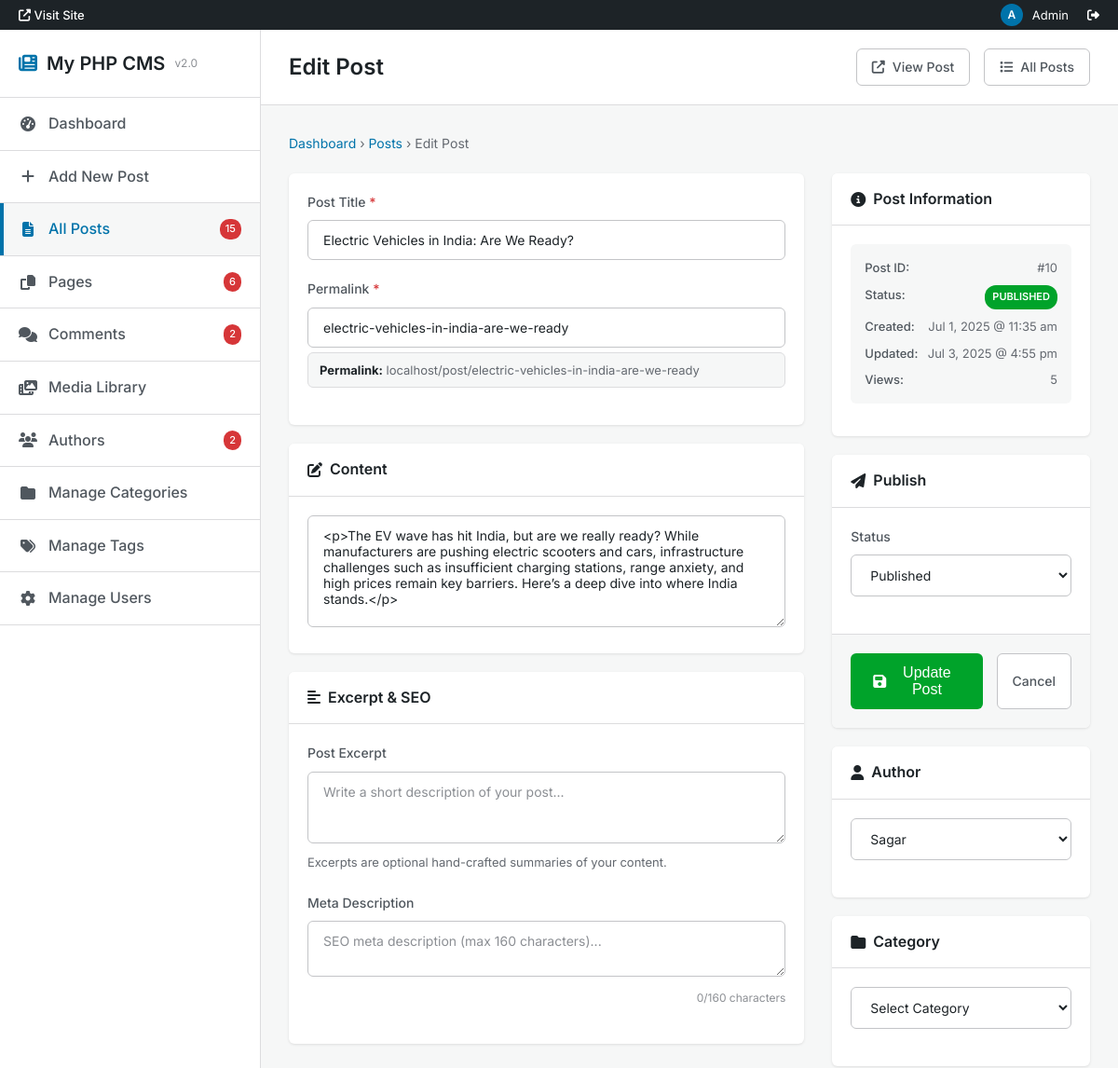
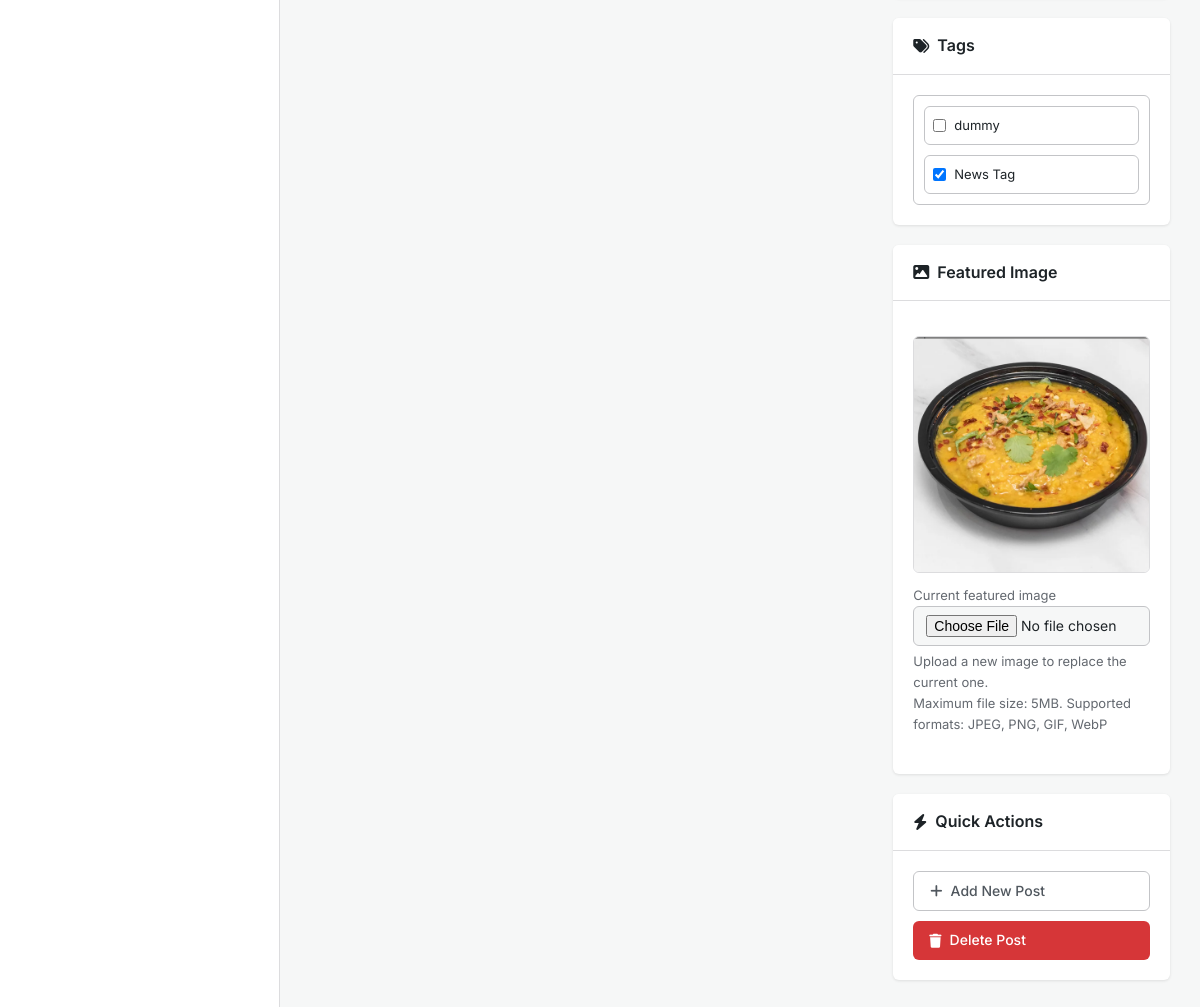
The page /admin/edit.php?id=10 (signed in) on the database its author committed (2 pictures, top to bottom).
### tables this page shows
CREATE TABLE `posts` (
  `id` int(11) NOT NULL,
  `title` varchar(255) NOT NULL,
  `slug` varchar(255) DEFAULT NULL,
  `category` varchar(100) DEFAULT NULL,
  `tags` text DEFAULT NULL,
  `image` varchar(255) DEFAULT NULL,
  `status` enum('published','draft') DEFAULT 'published',
  `content` text NOT NULL,
  `created_at` timestamp NOT NULL DEFAULT current_timestamp(),
  `author_id` int(11) DEFAULT NULL,
  `views` int(11) DEFAULT 0,
  `excerpt` text DEFAULT NULL,
  `meta_description` varchar(255) DEFAULT NULL,
  `updated_at` datetime DEFAULT current_timestamp() ON UPDATE current_timestamp(),
  `category_id` int(11) DEFAULT NULL,
  `view_date` date DEFAULT NULL
);

CREATE TABLE `authors` (
  `id` int(11) NOT NULL,
  `name` varchar(100) NOT NULL,
  `username` varchar(100) DEFAULT NULL,
  `email` varchar(150) DEFAULT NULL,
  `bio` text DEFAULT NULL,
  `photo` varchar(255) DEFAULT NULL,
  `created_at` timestamp NOT NULL DEFAULT current_timestamp(),
  `theme_preference` enum('light','dark') DEFAULT 'light',
  `password` varchar(255) DEFAULT NULL,
  `profile_picture` varchar(255) DEFAULT NULL,
  `last_login` datetime DEFAULT NULL,
  `role` varchar(20) DEFAULT 'author'
);

CREATE TABLE `tags` (
  `id` int(11) NOT NULL,
  `name` varchar(255) NOT NULL,
  `slug` varchar(255) DEFAULT NULL,
  `description` text DEFAULT NULL,
  `created_at` datetime DEFAULT current_timestamp()
);

### admin/edit.php (the view, shortened to what the rows shown need)
<?php
require 'config.php';
$id = isset($_GET['id']) ? (int)$_GET['id'] : 0;
$res = $conn->query("SELECT * FROM posts WHERE id=$id");
$post = $res->fetch_assoc();
$tagList = $conn->query("SELECT * FROM tags ORDER BY name ASC");
$authorList = $conn->query("SELECT * FROM authors ORDER BY name ASC");
$selectedTags = !empty($post['tags']) ? array_map('trim', explode(',', $post['tags'])) : [];
?>
<!DOCTYPE html>
<html lang="en">
<head>
    <link href="https://cdnjs.cloudflare.com/ajax/libs/font-awesome/6.4.0/css/all.min.css" rel="stylesheet">
</head>
<body>
    <div class="wp-admin">
        <nav class="wp-sidebar" id="wpSidebar">
            <div class="wp-sidebar-header">
                <h1>
                    <i class="fas fa-newspaper" style="color: var(--wp-blue);"></i>
                    My PHP CMS
                    <span class="version">v2.0</span>
                </h1>
            </div>
        </nav>
        <main class="wp-main">
            <header class="wp-header">
                <div style="display: flex; align-items: center; gap: 15px;">
                    <h1>Edit Post</h1>
                </div>
            </header>
            <div class="wp-content">
                <form id="editPostForm" method="POST" enctype="multipart/form-data">
                    <div class="wp-form-layout">
                        <div class="wp-form-main">
                            <div class="wp-form-container">
                                <div class="wp-form-content">
                                    <div class="wp-form-group">
                                        <label class="wp-form-label required">Post Title</label>
                                        <input type="text" name="title" class="wp-form-control" placeholder="Enter your post title..." required value="<?= htmlspecialchars($post['title']) ?>" oninput="updateSlugFromTitle()">
                                    </div>
                                    <div class="wp-form-group">
                                        <label class="wp-form-label required">Permalink</label>
                                        <input type="text" name="slug" class="wp-form-control" placeholder="post-slug" required value="<?= htmlspecialchars($post['slug']) ?>" id="slugInput">
                                        <div class="wp-slug-preview" id="slugPreview">
                                            <strong>Permalink:</strong> <span id="slugUrl"><?= $_SERVER['HTTP_HOST'] ?>/post/<?= htmlspecialchars($post['slug']) ?></span>
                                        </div>
                                    </div>
                                </div>
                            </div>
                            <div class="wp-form-container">
                                <div class="wp-form-content">
                                    <textarea id="editor" name="content" class="wp-form-control wp-form-textarea" required><?= htmlspecialchars($post['content']) ?></textarea>
                                </div>
                            </div>
                        </div>
                        <div class="wp-form-sidebar">
                            <div class="wp-form-container">
                                <div class="wp-form-content">
                                    <div class="wp-post-info">
                                        <div class="wp-post-info-item">
                                            <span class="wp-post-info-label">Post ID:</span>
                                            <span class="wp-post-info-value">#<?= $post['id'] ?></span>
                                        </div>
                                        <div class="wp-post-info-item">
                                            <span class="wp-post-info-label">Status:</span>
                                            <span class="wp-status-badge <?= $post['status'] ?>">
                                                <?= ucfirst($post['status']) ?>
                                            </span>
                                        </div>
                                        <div class="wp-post-info-item">
                                            <span class="wp-post-info-label">Created:</span>
                                            <span class="wp-post-info-value"><?= date('M j, Y @ g:i a', strtotime($post['created_at'])) ?></span>
                                        </div>
                                        <?php if ($post['updated_at']): ?>
                                        <div class="wp-post-info-item">
                                            <span class="wp-post-info-label">Updated:</span>
                                            <span class="wp-post-info-value"><?= date('M j, Y @ g:i a', strtotime($post['updated_at'])) ?></span>
                                        </div>
                                        <?php endif; ?>
                                        <div class="wp-post-info-item">
                                            <span class="wp-post-info-label">Views:</span>
                                            <span class="wp-post-info-value"><?= number_format($post['views']) ?></span>
                                        </div>
                                    </div>
                                </div>
                            </div>
                            <div class="wp-form-container">
                                <div class="wp-form-content">
                                    <div class="wp-form-group">
                                        <label class="wp-form-label">Status</label>
                                        <select name="status" class="wp-form-control" required>
                                            <option value="published" <?= $post['status'] === 'published' ? 'selected' : '' ?>>Published</option>
                                        </select>
                                    </div>
                                </div>
                            </div>
                            <div class="wp-form-container">
                                <div class="wp-form-content">
                                    <div class="wp-form-group">
                                        <select name="author_id" class="wp-form-control" required>
                                            <?php while($author = $authorList->fetch_assoc()): ?>
                                                <option value="<?= $author['id'] ?>" <?= $post['author_id'] == $author['id'] ? 'selected' : '' ?>>
                                                    <?= htmlspecialchars($author['name']) ?>
                                                </option>
                                            <?php endwhile; ?>
                                        </select>
                                    </div>
                                </div>
                            </div>
                            <div class="wp-form-container">
                                <div class="wp-form-content">
                                    <div class="wp-tag-grid">
                                        <?php while($tag = $tagList->fetch_assoc()): ?>
                                            <div class="wp-checkbox-item">
                                                <input type="checkbox" name="tags[]" value="<?= htmlspecialchars($tag['name']) ?>" id="tag_<?= $tag['id'] ?>" <?= in_array($tag['name'], $selectedTags) ? 'checked' : '' ?>>
                                                <label for="tag_<?= $tag['id'] ?>"><?= htmlspecialchars($tag['name']) ?></label>
                                            </div>
                                        <?php endwhile; ?>
                                    </div>
                                </div>
                            </div>
                            <div class="wp-form-container">
                                <div class="wp-form-content">
                                    <?php if (!empty($post['image'])): ?>
                                        <div class="wp-image-preview">
                                            <img src="../uploads/<?= htmlspecialchars($post['image']) ?>" alt="Current featured image">
                                            <div class="wp-image-current">Current featured image</div>
                                        </div>
                                    <?php endif; ?>
                                </div>
                            </div>
                        </div>
                    </div>
                </form>
            </div>
        </main>
    </div>
</body>
</html>

### rows shown on the page
posts: title "Electric Vehicles in India: Are We Ready?", slug "electric-vehicles-in-india-are-we-ready", content "<p>The EV wave has hit India, but are we really ready? While manufacturers are pushing electric scooters and cars, infrastructure challenges such as insufficient charging stations, range anxiety, and high prices remain key barriers. Here’s a deep dive into where India stands.</p>", id "10", status "PUBLISHED", created_at "Jul 1, 2025 @ 11:35 am", updated_at "Jul 3, 2025 @ 4:55 pm", views "5", status "Published", author_id "Sagar", tags "☑", image (picture)
tags: name "dummy"
tags: name "News Tag"

### other values the page prints
$totalPosts "15"
$totalPages "6"
$totalComments "2"
$totalAuthors "2"
$_SERVER['HTTP_HOST'] "localhost"
